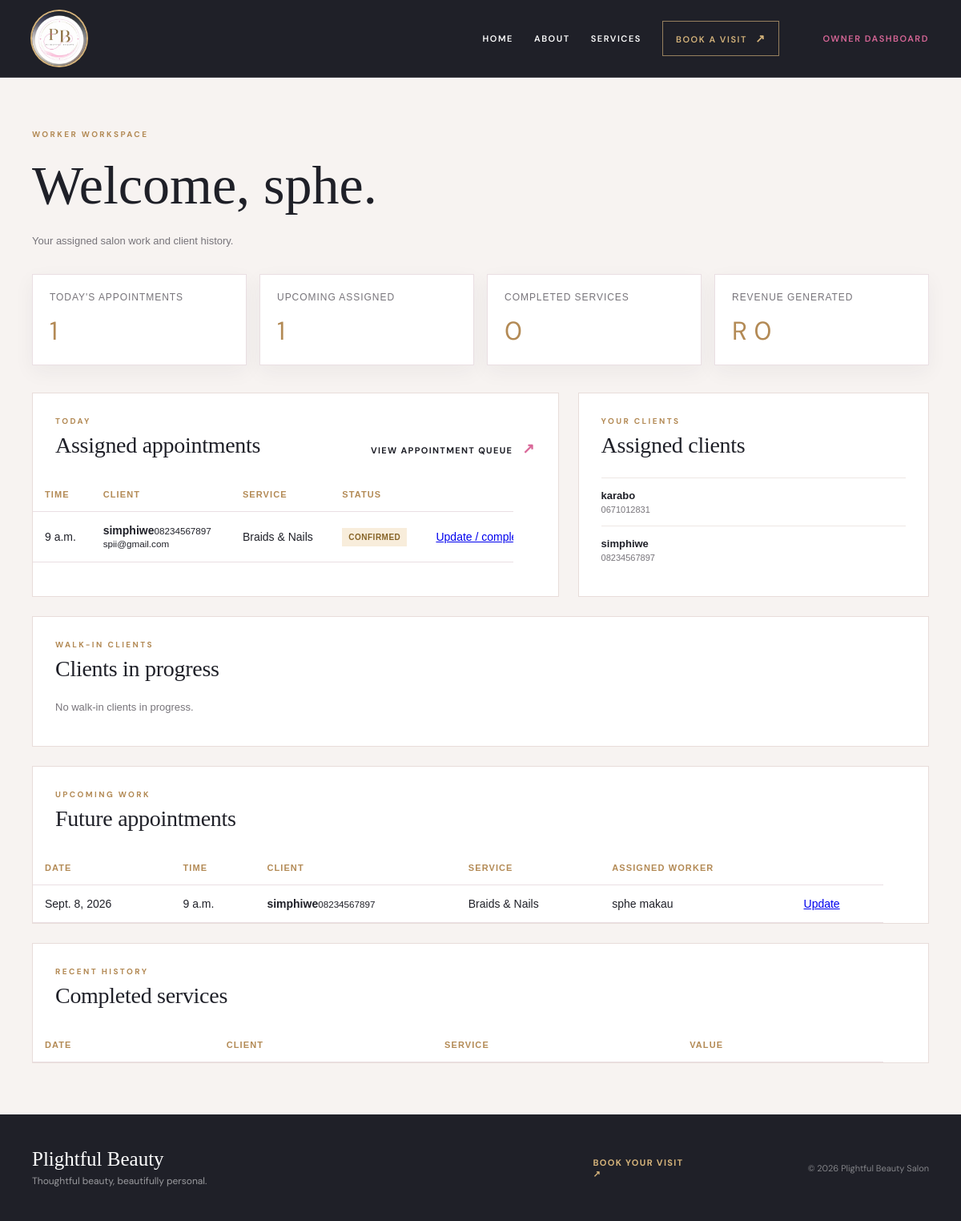
The page /dashboard/ (signed in) on the database its author committed.
### core/models.py (models this page shows, shortened)
class Worker(models.Model):
    user = models.OneToOneField(settings.AUTH_USER_MODEL, on_delete=models.CASCADE, related_name='worker_profile')
    position = models.CharField(max_length=100, default='Beauty Specialist')
    phone = models.CharField(max_length=30, blank=True)
    joined_date = models.DateField(auto_now_add=True)
    is_active = models.BooleanField(default=True)
    def __str__(self):
        return self.user.get_full_name() or self.user.username

class Appointment(models.Model):
    PENDING = 'pending'
    CONFIRMED = 'confirmed'
    CHECKED_IN = 'checked_in'
    IN_PROGRESS = 'in_progress'
    COMPLETED = 'completed'
    CANCELLED = 'cancelled'
    STATUS_CHOICES = [(PENDING, 'Pending'), (CONFIRMED, 'Confirmed'), (CHECKED_IN, 'Checked In'),
                      (IN_PROGRESS, 'In Progress'), (COMPLETED, 'Completed'), (CANCELLED, 'Cancelled')]
    client = models.ForeignKey(Client, on_delete=models.CASCADE, related_name='appointments')
    service = models.ForeignKey(Service, on_delete=models.PROTECT, related_name='appointments')
    worker = models.ForeignKey(Worker, on_delete=models.SET_NULL, null=True, blank=True, related_name='appointments')
    appointment_date = models.DateField()
    appointment_time = models.TimeField()
    notes = models.TextField(blank=True)
    inspiration_image_1 = models.ImageField(upload_to='inspiration/', blank=True, null=True)
    inspiration_image_2 = models.ImageField(upload_to='inspiration/', blank=True, null=True)
    status = models.CharField(max_length=20, choices=STATUS_CHOICES, default=PENDING)
    created_at = models.DateTimeField(auto_now_add=True)
    paid_at = models.DateTimeField(null=True, blank=True)
    completed_at = models.DateTimeField(null=True, blank=True)
    class Meta:
        ordering = ['appointment_date', 'appointment_time']
        constraints = [models.UniqueConstraint(fields=['appointment_date', 'appointment_time', 'worker'], name='unique_worker_slot')]

class Client(models.Model):
    user = models.OneToOneField(settings.AUTH_USER_MODEL, on_delete=models.SET_NULL, null=True, blank=True, related_name='client_profile')
    full_name = models.CharField(max_length=150)
    phone = models.CharField(max_length=30)
    email = models.EmailField(blank=True)
    registered_at = models.DateTimeField(auto_now_add=True)
    notes = models.TextField(blank=True)

class Service(models.Model):
    name = models.CharField(max_length=120)
    description = models.TextField(blank=True)
    duration_minutes = models.PositiveIntegerField(default=60)
    price = models.DecimalField(max_digits=10, decimal_places=2)
    is_active = models.BooleanField(default=True)

### core/views.py (the view)
# urls.py: path('dashboard/', views.dashboard, name='dashboard'), path('owner/', views.owner_dashboard, name='owner_dashboard'), path('owner/preview/', views.owner_preview, name='owner_preview'),
@login_required
def dashboard(request):
    profile = getattr(request.user, 'profile', None)
    if profile and profile.role == 'customer':
        appointments = Appointment.objects.filter(client__user=request.user)
        return render(request, 'core/customer_dashboard.html', {'appointments': appointments})
    if profile and profile.role == 'worker':
        worker = get_object_or_404(Worker, user=request.user)
        today = timezone.localdate()
        active_statuses = [Appointment.PENDING, Appointment.CONFIRMED, Appointment.CHECKED_IN, Appointment.IN_PROGRESS]
        appointments = Appointment.objects.filter(worker=worker, appointment_date=today, status__in=active_statuses).select_related('client', 'service')
        walk_ins = WalkIn.objects.filter(worker=worker, start_time__date=today, completed_at__isnull=True).select_related('client', 'service')
        assigned_appointments = Appointment.objects.filter(worker=worker, appointment_date__gte=today, status__in=active_statuses).select_related('client', 'service')
        completed = Appointment.objects.filter(worker=worker, status=Appointment.COMPLETED)
        context = {
            'appointments': appointments,
            'walk_ins': walk_ins,
            'worker': worker,
            'assigned_clients': Client.objects.filter(appointments__worker=worker).distinct().order_by('full_name'),
            'completed_count': completed.count(),
            'revenue_generated': completed.aggregate(total=Sum('service__price'))['total'] or 0,
            'upcoming_count': assigned_appointments.count(),
            'upcoming_appointments': assigned_appointments,
            'recent_history': completed.select_related('client', 'service').order_by('-appointment_date', '-appointment_time')[:8],
        }
        return render(request, 'core/worker_dashboard.html', context)
    if not request.user.is_staff and not (profile and profile.role == 'owner'):
        return redirect('home')
    return owner_dashboard(request)

### templates/core/worker_dashboard.html (shortened to what this page needs)
{% extends 'core/base.html' %}
{% block content %}
<section class="dashboard-section worker-dashboard">
  <div class="container">
    <div class="dashboard-top"><div><p class="eyebrow">WORKER WORKSPACE</p><h1>Welcome, {{ worker.user.first_name }}.</h1><p class="dashboard-period">Your assigned salon work and client history.</p></div></div>
    <div class="stats-grid"><div class="stat-card"><span>Today's appointments</span><strong>{{ appointments|length }}</strong></div><div class="stat-card"><span>Upcoming assigned</span><strong>{{ upcoming_count }}</strong></div><div class="stat-card"><span>Completed services</span><strong>{{ completed_count }}</strong></div><div class="stat-card"><span>Revenue generated</span><strong>R {{ revenue_generated }}</strong></div></div>
    <div class="worker-columns"><section class="worker-panel"><div class="workspace-heading"><div><p class="eyebrow">TODAY</p><h2>Assigned appointments</h2></div><a class="text-link" href="{% url 'owner_appointments' %}">View appointment queue <span aria-hidden="true">↗</span></a></div><div class="table-wrap"><table><thead><tr><th>Time</th><th>Client</th><th>Service</th><th>Status</th><th></th></tr></thead><tbody>{% for appointment in appointments %}<tr><td class="table-time">{{ appointment.appointment_time }}</td><td><strong>{{ appointment.client.full_name }}</strong><small>{{ appointment.client.phone }}{% if appointment.client.email %}<br>{{ appointment.client.email }}{% endif %}</small></td><td>{{ appointment.service.name }}</td><td><span class="status status-{{ appointment.status }}">{{ appointment.get_status_display }}</span></td><td><a href="{% url 'appointment_manage' appointment.pk %}">Update / complete</a></td></tr>{% endfor %}</tbody></table></div></section><aside class="worker-panel"><div class="workspace-heading"><div><p class="eyebrow">YOUR CLIENTS</p><h2>Assigned clients</h2></div></div><div class="client-list">{% for client in assigned_clients %}<div class="client-list-row"><strong>{{ client.full_name }}</strong><small>{{ client.phone }}</small></div>{% endfor %}</div></aside></div>
    <section class="worker-panel history-panel"><div class="workspace-heading"><div><p class="eyebrow">WALK-IN CLIENTS</p><h2>Clients in progress</h2></div></div><div class="client-list">{% for walk_in in walk_ins %}<div class="client-list-row walkin-progress"><span><strong>{{ walk_in.client.full_name }}</strong><small>{{ walk_in.service.name }} · {{ walk_in.time_spent_display }}</small></span><form method="post" action="{% url 'walk_in_complete' walk_in.pk %}">{% csrf_token %}<button class="table-action" type="submit">Mark complete</button></form></div>{% empty %}<p class="empty-copy">No walk-in clients in progress.</p>{% endfor %}</div></section>
  <section class="worker-panel history-panel"><div class="workspace-heading"><div><p class="eyebrow">UPCOMING WORK</p><h2>Future appointments</h2></div></div><div class="table-wrap"><table><thead><tr><th>Date</th><th>Time</th><th>Client</th><th>Service</th><th>Assigned worker</th><th></th></tr></thead><tbody>{% for appointment in upcoming_appointments %}<tr><td>{{ appointment.appointment_date }}</td><td>{{ appointment.appointment_time }}</td><td><strong>{{ appointment.client.full_name }}</strong><small>{{ appointment.client.phone }}</small></td><td>{{ appointment.service.name }}</td><td>{{ appointment.worker|default:'Unassigned' }}</td><td><a href="{% url 'appointment_manage' appointment.pk %}">Update</a></td></tr>{% endfor %}</tbody></table></div></section>
    <section class="worker-panel history-panel"><div class="workspace-heading"><div><p class="eyebrow">RECENT HISTORY</p><h2>Completed services</h2></div></div><div class="table-wrap"><table><thead><tr><th>Date</th><th>Client</th><th>Service</th><th>Value</th></tr></thead></table></div></section>
  </div>
</section>
{% endblock %}

### static/css/style.css (style rules this page uses)
:root { --ink:#252735; --gold:#a8874e; --pink:#e874ad; --muted:#6a6870; --paper:#fffdfd; --blush:#f8e5ed; }
* { box-sizing:border-box }
html { scroll-behavior:smooth }
body { font-family:Georgia, 'Times New Roman', serif;margin:0;color:var(--ink);background:var(--paper);-webkit-font-smoothing:antialiased }
.container { width:min(1120px, calc(100% - 40px));margin:0 auto }
.eyebrow { margin:0 0 18px;color:var(--gold);font:600 13px Helvetica, Arial, sans-serif;letter-spacing:.3em }
.text-link { color:var(--ink);font:600 13px Helvetica, Arial, sans-serif;letter-spacing:.06em;text-decoration:none;text-transform:uppercase }
.text-link span { margin-left:8px;color:var(--pink);font-size:18px }
.page-section,.dashboard-section { padding:64px 0;min-height:0 }
.page-section h1,.dashboard-section h1 { margin:0 0 22px;font-size:clamp(40px, 6vw, 68px);font-weight:400 }
.service-card,.stat-card { padding:21px;background:#fff;border:1px solid #eadfe3;box-shadow:0 8px 24px rgba(37,39,53,.05) }
.workspace-heading h2 { font-family:var(--display);font-weight:400;letter-spacing:-.01em }
.stats-grid { display:grid;grid-template-columns:repeat(4,1fr);gap:16px;margin:34px 0 }
.stat-card span { display:block;color:var(--muted);font:12px Helvetica, Arial, sans-serif;text-transform:uppercase;letter-spacing:.08em }
.stat-card strong { display:block;margin-top:14px;color:var(--gold);font-size:32px;font-weight:400 }
.table-wrap { overflow-x:auto;margin-bottom:28px }
table { width:100%;border-collapse:collapse;background:#fff;font:14px Helvetica, Arial, sans-serif }
th,td { padding:15px;text-align:left;border-bottom:1px solid #eadfe3 }
th { color:var(--gold);font-size:11px;letter-spacing:.1em;text-transform:uppercase }
.dashboard-top,.section-heading { display:flex;justify-content:space-between;align-items:flex-end;gap:30px }
.dashboard-period { margin:0;color:var(--muted);font:13px Helvetica, Arial, sans-serif }
.empty-copy { color:var(--muted);font:13px Helvetica,Arial,sans-serif }
.workspace-heading { display:flex;justify-content:space-between;align-items:flex-end;gap:20px;margin-bottom:24px }
.workspace-heading .eyebrow { margin-bottom:8px }
.workspace-heading h2 { margin:0;font:400 28px Georgia,'Times New Roman',serif }
.workspace-heading .text-link { font-size:11px }
.status { display:inline-block;padding:6px 8px;background:#f2eeec;color:var(--muted);font:600 10px Helvetica,Arial,sans-serif;letter-spacing:.05em;text-transform:uppercase;white-space:nowrap }
.status-confirmed { background:#f8eddb;color:#866326 }
.worker-columns { display:grid;grid-template-columns:minmax(0,1.5fr) minmax(260px,1fr);gap:24px;margin-top:24px }
.worker-panel { padding:28px;background:#fff;border:1px solid #e8ddda }
.worker-panel .table-wrap { margin:0 -28px -28px }
.client-list-row { padding:14px 0;border-top:1px solid #eee7e4;font:13px Helvetica,Arial,sans-serif }
.client-list-row strong,.client-list-row small { display:block }
.client-list-row small { margin-top:4px;color:var(--muted);font-size:11px }
.history-panel { margin-top:24px }
.worker-dashboard { background:#f7f3f1 }
.table-wrap { width:100%;overflow-x:auto;-webkit-overflow-scrolling:touch }
.table-wrap table { min-width:640px }
:root { --ink:#1f2028; --ink-soft:#343541; --gold:#b38a55; --gold-light:#d6b47b; --pink:#d96798; --muted:#77747a; --paper:#fcfaf8; --blush:#f3e5e9; --line:#e6dcda; --display:'Playfair Display', Georgia, serif; --sans:'DM Sans', Helvetica, Arial, sans-serif; }
body { font-family:var(--sans);background:var(--paper);color:var(--ink);font-size:16px }
h1,h2,h3,h4,p { overflow-wrap:break-word }
h1,h2,h3,h4 { font-family:var(--display) }
.eyebrow { font-family:var(--sans);font-size:10px;font-weight:700;letter-spacing:.24em }
.text-link { font-family:var(--sans);font-size:11px;font-weight:700;letter-spacing:.12em }
.service-card,.stat-card,.worker-panel,.performance-panel,.next-appointment,.service-insight { transition:transform .3s ease,box-shadow .3s ease,border-color .3s ease }

### rows shown on the page
Worker: user.first_name "sphe"
Appointment: appointment_time "9 a.m.", client.full_name "simphiwe", client.phone "08234567897", client.email "spii@gmail.com", service.name "Braids & Nails", status "CONFIRMED", appointment_date "Sept. 8, 2026", worker "sphe makau"
Client: full_name "karabo", phone "0671012831"
Client: full_name "simphiwe", phone "08234567897"

### other values the page prints
{{ appointments|length }} "1"
{{ upcoming_count }} "1"
{{ completed_count }} "0"
{{ revenue_generated }} "0"
